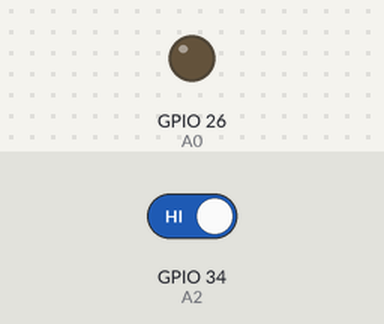
The sketch below on a simulated ESP32. Parts: output pins drawn as LEDs (lit = HIGH). Dashed ring = blinking. The test bench sets the inputs (shaded band); at power-on: GPIO 34 (A2) HIGH. Pins used as bus, display or sensor lines are not drawn.

Above: at 1.2 s.
1.3 s: GPIO 34 (A2) driven LOW
At 1.55 s:
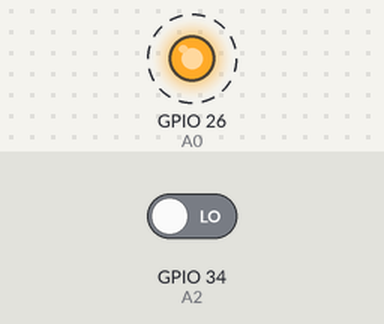
Timing chart, 0 to 10.3 s (numbered marks = the images above; inputs shaded):
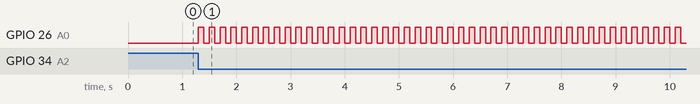

The sketch:

tp3.ino
```cpp
#include "FeatherShieldPinouts.h"
bool on = false;
int dernier=0;
bool tmp=false;

volatile int interruptCounter;
hw_timer_t * timer=NULL;
int oldVallue;
bool etat=false;

void IRAM_ATTR timerISR(){

  etat=!etat;
  tmp=true;
}

void IRAM_ATTR boutonISR(){
  if (millis()-dernier >= 200){
    on = !on;
    dernier = millis();
  }
}


void setup() {
  // put your setup code here, to run once:
  pinMode(A0, OUTPUT);
  pinMode(D4, OUTPUT);
  pinMode(A2,INPUT);
  attachInterrupt (A2, boutonISR, FALLING);
  Serial.begin(115000);

  timer = timerBegin(0,80,true);
  timerAttachInterrupt(timer, &timerISR, true);
  timerAlarmWrite(timer, 100000,true);
  timerAlarmEnable(timer);
 }

void loop() {
  if (on and tmp){
    tmp=false;
    digitalWrite(A0, etat);
    digitalWrite(D4, !etat);

  }

}
```

FeatherShieldPinouts.h
```cpp
#define A0 26
#define A1 25
#define A2 34
#define A3 39
#define A4 36
#define A5 4
#define D2 14
#define D3 32
#define D4 15
#define D5 33
#define RX RX
#define TX TX
#define SCL 22
#define SDA 23
#define LED_BUILTIN 13
```

Measured:
- after the input at 1.3 s, GPIO 26 (A0): alternates HIGH for 0.10 s and LOW for 0.10 s, starting at once
